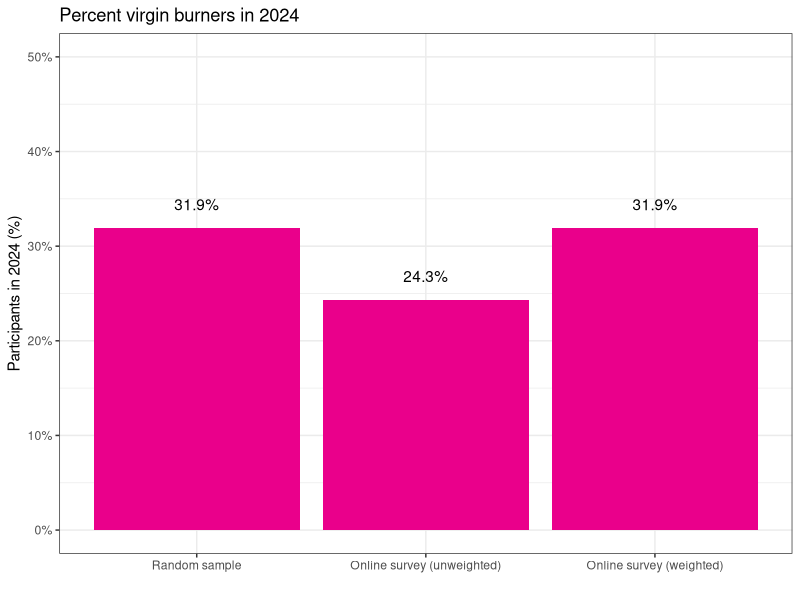

This figure's R source:
## ---- chunk 1
library(kableExtra)
responseTable <- matrix(cbind(c("11,919", "11,676", "9,585", "7,137", 
                                "9,168", "8,745", "7,737", "8,382", "7,712", "5,938"),
                              c("68,000", "68,000", "70,000", "70,000", 
                                "70,000", "70,000", "80,000", "87,000", "77,000", "72,000"),
                              c("17%", "18%", "14%", "11%", "13%", "12%",
                              "10%", "10%", "10%", "8%")), ncol = 3)
rownames(responseTable) <- c(2013:2019, 2022:2024)
responseTable |>
  kbl(col.names = c("Survey responses (n)", "BRC Population", "Response rate"),
      row.names = TRUE) |>
  kable_paper("striped", full_width = F) |>
  kable_styling() |>
  column_spec(column = 1:1, width_min = "9.5em")

## ---- chunk 2
library(ggplot2)
library(scales)
plotDat <- data.frame(est = c(0.319, 0.243, 0.319),
                      label = c("31.9%", "24.3%", "31.9%"),
                      type = factor(c("Random sample", 
                                      "Online survey (unweighted)",
                                      "Online survey (weighted)"),
                                    levels = c("Random sample", 
                                      "Online survey (unweighted)",
                                      "Online survey (weighted)")))
ggplot(plotDat, aes(x = type, y = est)) +
  geom_bar(stat = "identity", fill = "#EA008B") +
  geom_text(aes(label = label), vjust = -1.5, colour = "black") +
  scale_y_continuous(labels = percent, limits = c(0, 0.5)) +
  theme_bw() +
  labs(x = "", y = "Participants in 2024 (%)",
       title = "Percent virgin burners in 2024")
